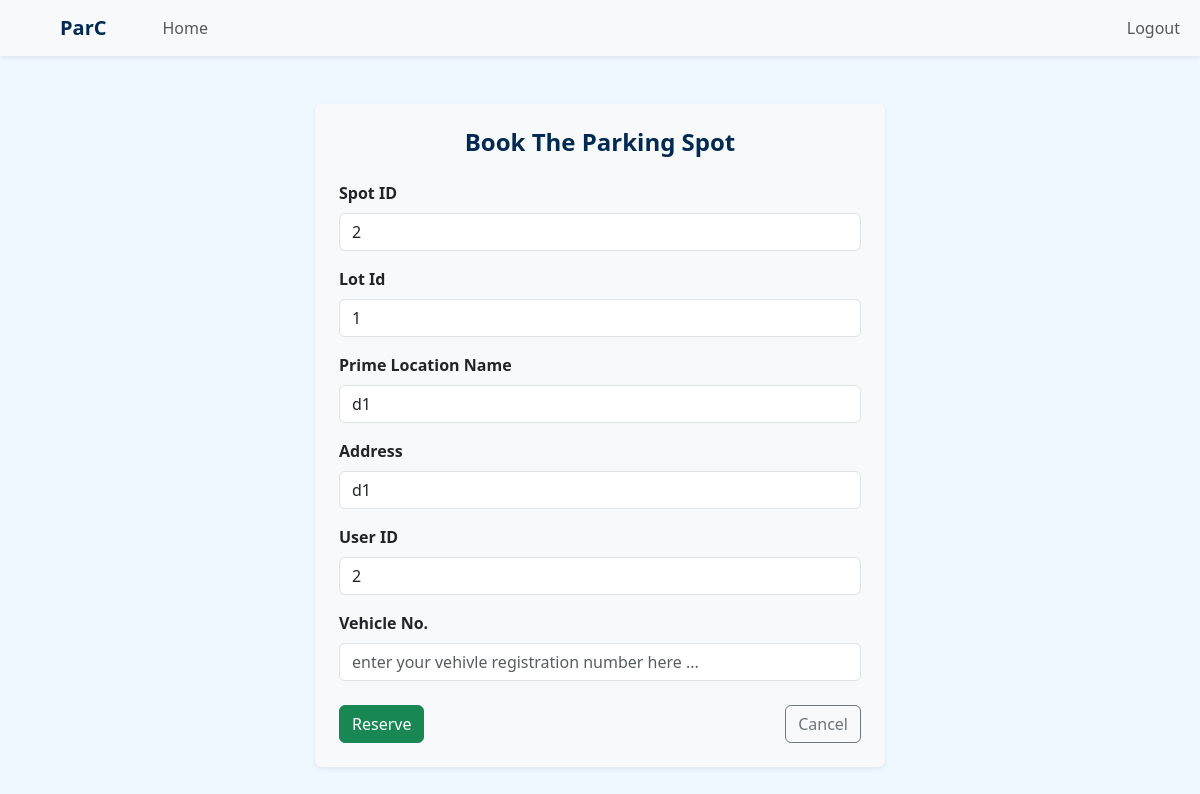
Page /user/book_spot/1 (signed in) on the earlier database version.
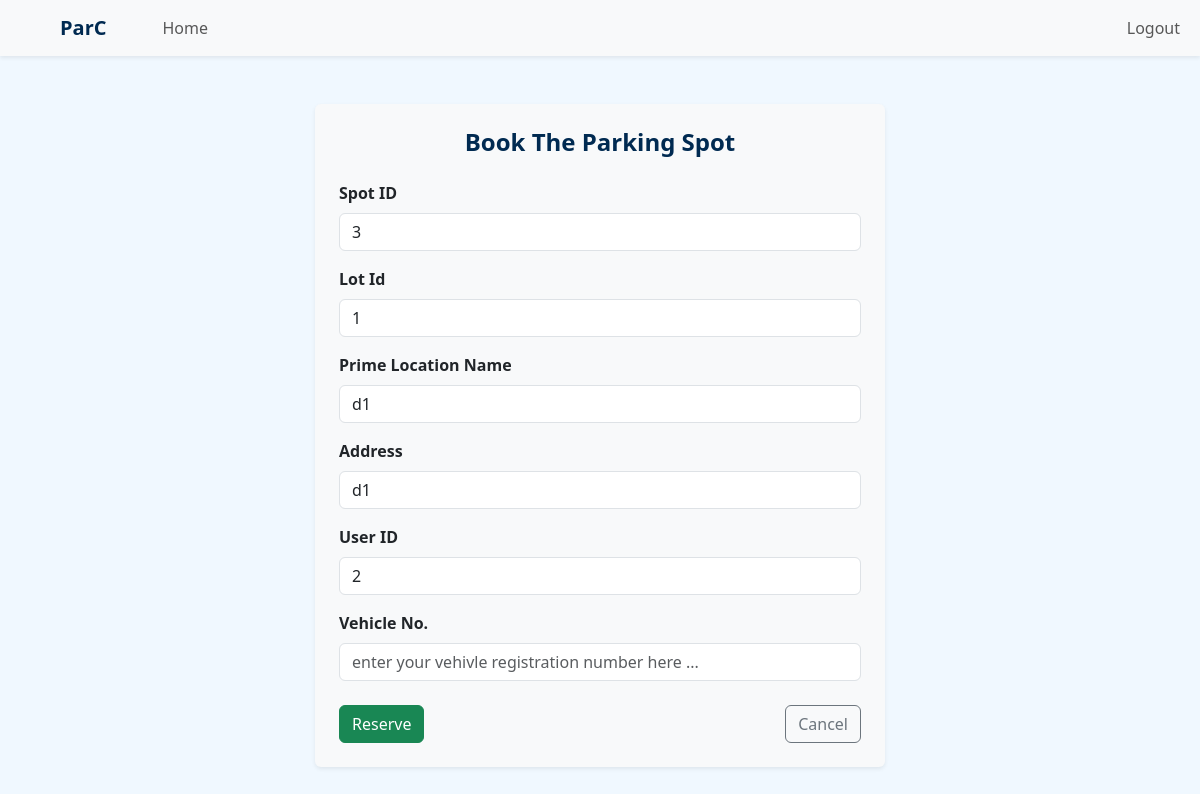
Same page on the later database version.
### application/models.py (models this page shows)
class ParkingSpot(db.Model):
    id = db.Column(db.Integer, primary_key = True)
    lot_id = db.Column(db.Integer, db.ForeignKey('parking_lot.id'), nullable = False)
    status = db.Column(db.String, nullable = False, default = 'available')
    reservations = db.relationship('Reservation', backref = 'spot', cascade = 'all, delete')

### application/routes.py (the view)
@app.route('/user/book_spot/<int:lot_id>')
@auth_required()
@roles_required('user')
def book_spot(lot_id):
    user = current_user
    spot = ParkingSpot.query.filter_by(lot_id = lot_id, status="available").first()
    if not spot:
        flash("no available parking spots found", "danger")
        return redirect(url_for('user_dashboard'))
    return render_template('book_spot.html', spot=spot, user=user)

### templates/book_spot.html (shortened to what this page needs)
{% extends "user_dashboard.html" %}
{% block content %}
<div class="container my-5">
    <div class="row justify-content-center">
        <div class="col-md-6 bg-light p-4 rounded shadow-sm">
            <h4 class="text-center fw-bold mb-4">Book The Parking Spot</h4>
            <form action="{{url_for('reserve_spot', spot_id=spot.id)}}" method="post">
                <div class="mb-3">
                    <label for="spot_id" class="form-label fw-semibold">Spot ID</label>
                    <input type="text" class="form-control" id="spot_id" name="spot_id" value="{{spot.id}}" readonly>
                </div>
                <div class="mb-3">
                    <label for="lot_id" class="form-label fw-semibold">Lot Id</label>
                    <input type="text" class="form-control" id="lot_id" name="lot_id" value="{{spot.lot_id}}" readonly>
                </div>
                <div class="mb-3">
                    <label for="pl_name" class="form-label fw-semibold">Prime Location Name</label>
                    <input type="text" class="form-control" id="pl_name" name="pl_name" value="{{spot.lot.pl_name}}"
                        readonly>
                </div>
                <div class="mb-3">
                    <label for="address" class="form-label fw-semibold">Address</label>
                    <input type="text" class="form-control" id="address" name="address" value="{{spot.lot.address}}"
                        readonly>
                </div>
                <div class="mb-3">
                    <label for="user_id" class="form-label fw-semibold">User ID</label>
                    <input type="text" class="form-control" id="user_id" name="user_id" value="{{user.id}}" readonly>
                </div>
                <div class="mb-3">
                    <label for="vrn" class="form-label fw-semibold">Vehicle No.</label>
                    <input type="text" class="form-control" id="vrn" name="vrn"
                        placeholder="enter your vehivle registration number here ..." required>
                </div>
                <div class="mt-4 d-flex justify-content-between">
                    <button type="submit" class="btn btn-success">Reserve</button>
                    <a href="{{url_for('user_dashboard')}}" class="btn btn-outline-secondary">Cancel</a>
                </div>
            </form>
        </div>
    </div>
</div>
{% endblock %}

Differences in the rows shown:
no longer on this page (row edited): ParkingSpot: spot_id "2", lot_id "1"
now on this page (row unchanged): ParkingSpot: spot_id "3", lot_id "1"
